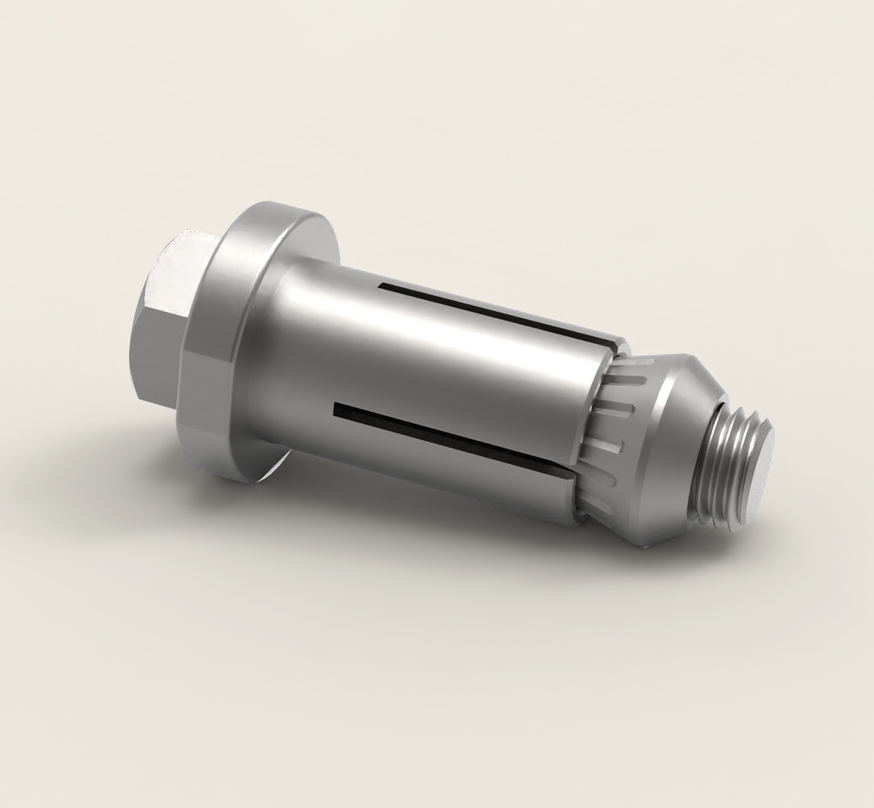
#> input picture design/assets/product-hollobolt.png, 874 x 808 px, shrunk from 1029 x 951 before the run, found by its file name
$ python cutout-renders.py
#> lines starting #> are read from the running program, lines starting #| are printed output that depends on the picture; after the words box and inside, x2 and y2 are one past the last pixel; in counts of white or black regions, pixels touching at a corner belong together
#!/usr/bin/env python3
"""Remove the baked studio bed from product renders -> transparent PNGs.

Approach: a pixel is "bed" if it is bright + low-saturation (the studio bed and
its soft drop-shadow both qualify), and it is only removed if it is CONNECTED to
the image border through other bed pixels. The opaque bolt breaks connectivity,
so interior chrome highlights (also bright/low-sat) are preserved. The alpha is
feathered so the cut edge stays anti-aliased.
"""
import sys
import numpy as np
from PIL import Image
from scipy import ndimage


def cutout(path, out, warm_thresh=5, lum_frac=0.45, feather=1.2):
#> called with path = 'public/assets/product-hollobolt.png', warm_thresh = 5, lum_frac = 0.45, feather = 1.2
    im = Image.open(path).convert("RGB")
    arr = np.asarray(im).astype(np.float32)
    h, w, _ = arr.shape
#> h = 808; w = 874

    border = np.concatenate([arr[0], arr[-1], arr[:, 0], arr[:, -1]])
    bed = np.median(border, axis=0)
#> bed = [236, 232, 223]
    bedlum = bed.mean()
#> bedlum = 230.3

    lum = arr.mean(axis=2)
    warm = arr[:, :, 0] - arr[:, :, 2]  # R-B: the bed/shadow are warm, chrome is not
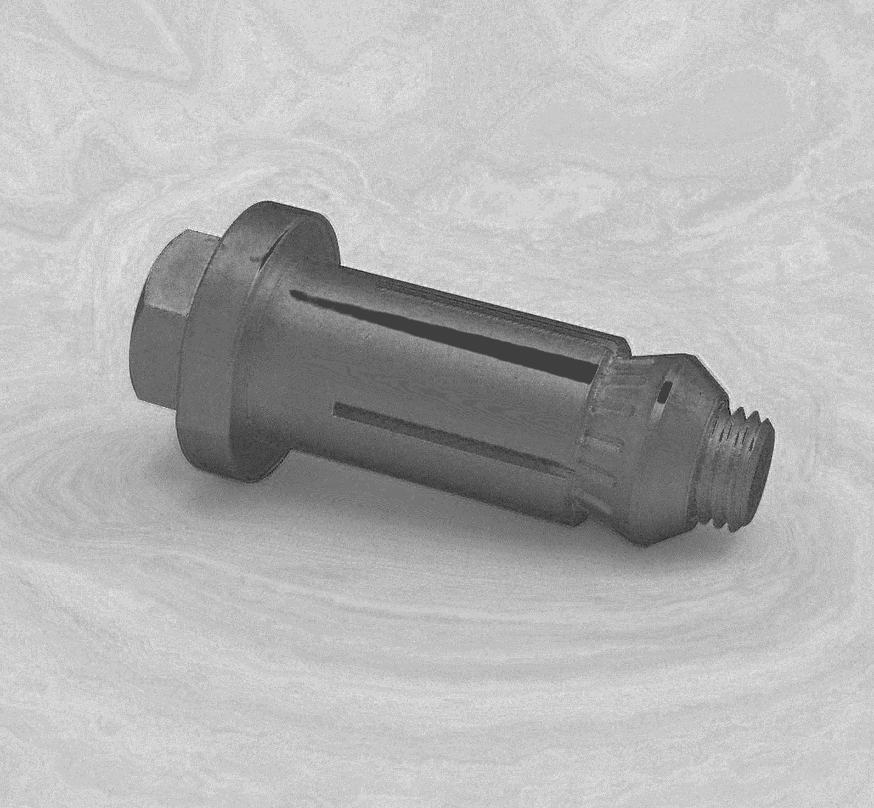
#> warm: shape (808, 874) float32; min -6, max 18, mean 10.97; drawn with min black and max white

    # Bed-like: warm-tinted (bed + its darkened shadow) and not pitch-black, OR
    # essentially bed-bright. Chrome is neutral/cool so it fails the warm test.
    bedness = ((warm > warm_thresh) & (lum > bedlum * lum_frac)) | (lum >= bedlum * 0.99)
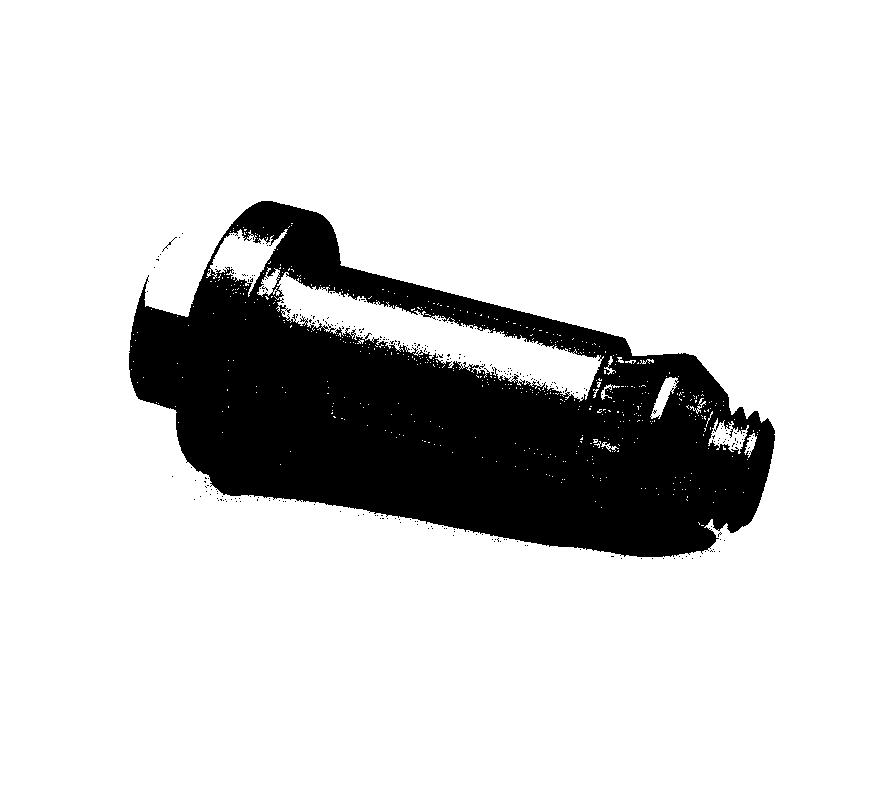
#> bedness: shape (808, 874) bool; 83.2% white; 265 black regions (263 under 20 px), largest, box (x1, y1, x2, y2) and area: (129, 201, 775, 557) 118344, (162, 237, 177, 252) 22

    # Keep only bed regions connected to the border.
    lbl, _ = ndimage.label(bedness)
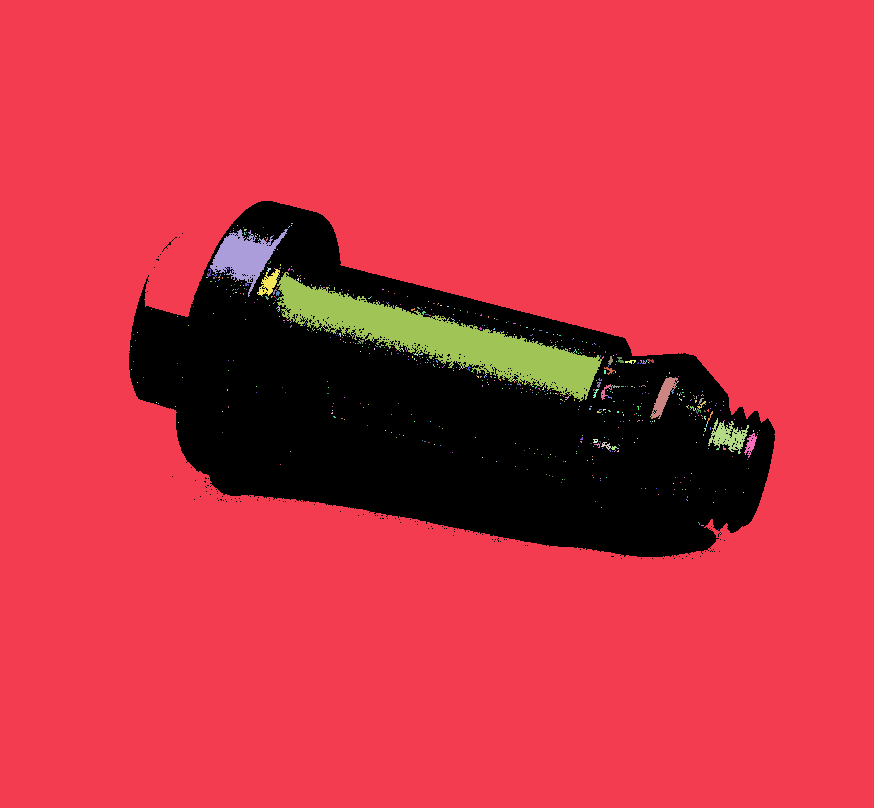
#> lbl: shape (808, 874) int32; 769 distinct labels, from 0 to 768; one colour per label, 0 black
    seeds = np.zeros((h, w), bool)
    seeds[0, :] = seeds[-1, :] = seeds[:, 0] = seeds[:, -1] = True
    border_labels = set(np.unique(lbl[seeds & bedness]))
#> border_labels = 1 item
    border_labels.discard(0)
    bg = np.isin(lbl, list(border_labels))
#> bg: shape (808, 874) bool; 80.7% white; 105 black regions (103 under 20 px), largest, box (x1, y1, x2, y2) and area: (129, 201, 775, 557) 136268, (162, 237, 177, 252) 22

    # Fill any holes in the FOREGROUND mask (so interior bed-ish specks on the
    # bolt don't get punched out), then keep only the main part (drop stray
    # fragments / detached shadow islands).
    fg = ~bg
    fg = ndimage.binary_fill_holes(fg)
    comp, n = ndimage.label(fg)
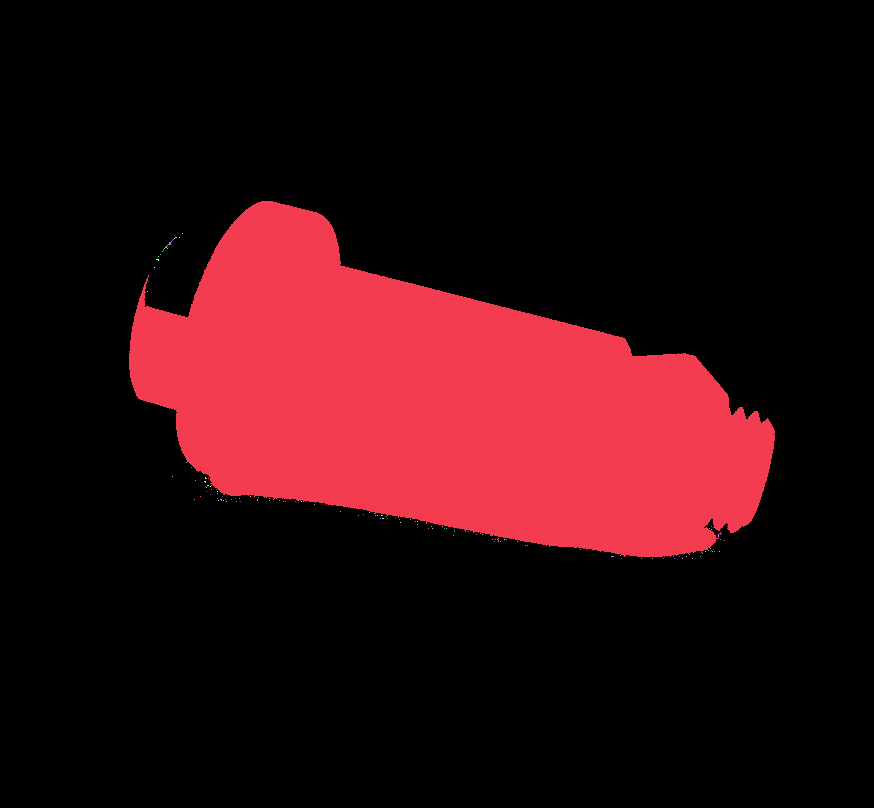
#> comp: shape (808, 874) int32; 140 distinct labels, from 0 to 139; one colour per label, 0 black
#> n = 139
    if n > 1:
        sizes = ndimage.sum(np.ones_like(comp), comp, range(1, n + 1))
#> sizes = 139 values, max 136250 at index 0, min 1 at index 1, mean 981.4
        keep = np.argmax(sizes) + 1
#> keep = 1
        fg = comp == keep
#> fg: shape (808, 874) bool; 19.3% white; 1 white region, box (x1, y1, x2, y2) and area: (129, 201, 775, 557) 136250
        fg = ndimage.binary_fill_holes(fg)

    alpha = np.where(fg, 255.0, 0.0)
    alpha = ndimage.gaussian_filter(alpha, feather)
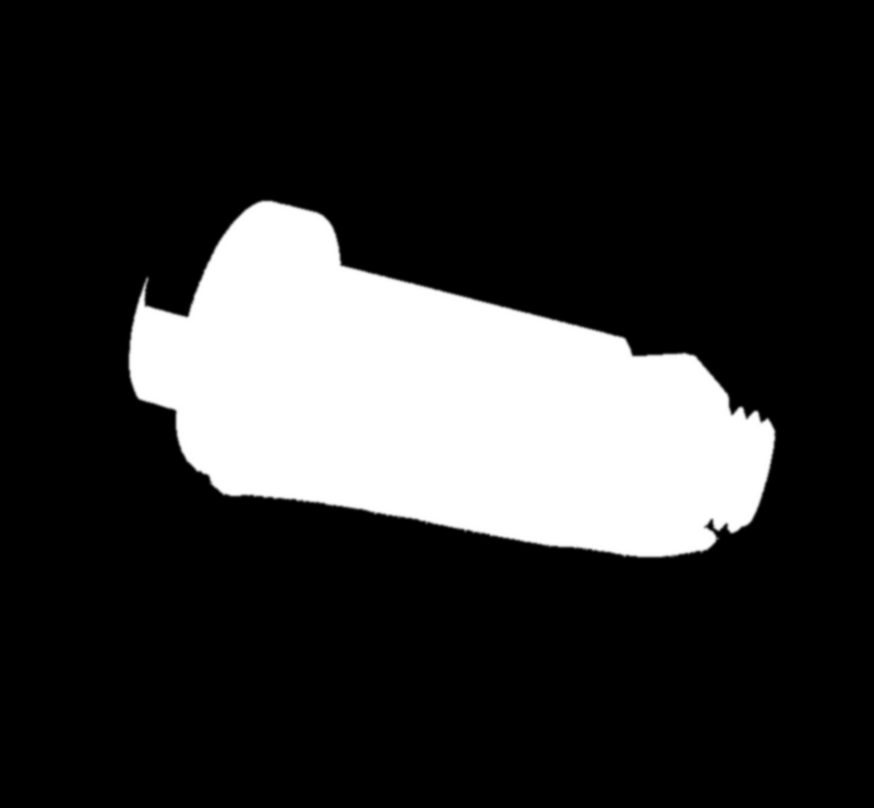
#> alpha: shape (808, 874) float64; min 0, max 255, mean 49.2
    rgba = np.dstack([arr, alpha]).astype(np.uint8)
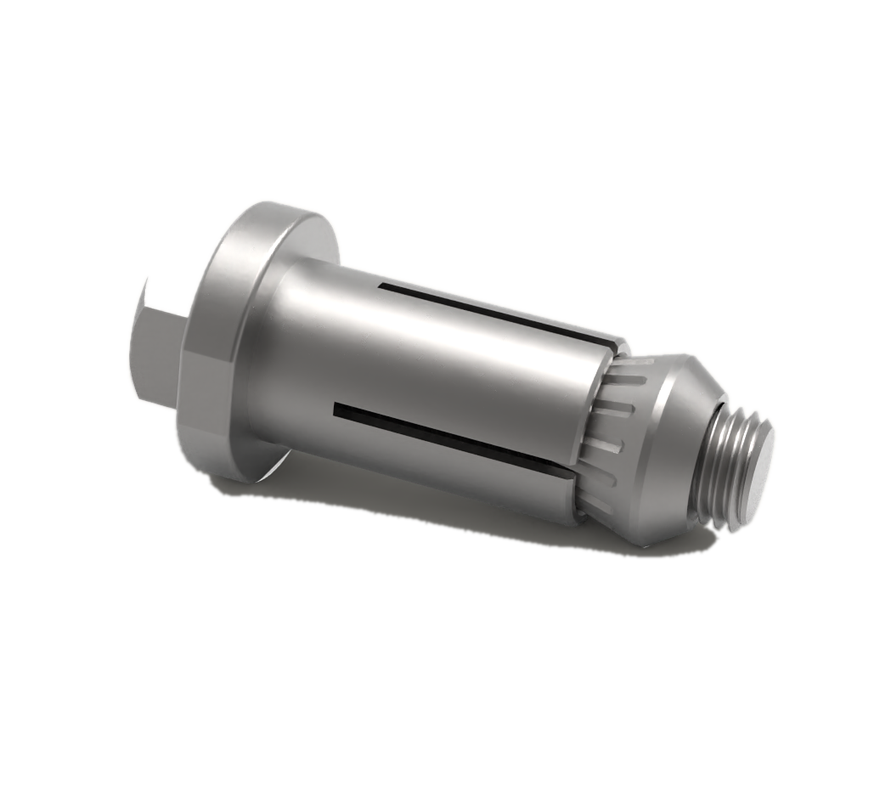
#> rgba: shape (808, 874, 4); mean R, G, B, A 210.4, 206.9, 199.4, 49.2; transparent parts drawn white
    Image.fromarray(rgba, "RGBA").save(out)

    coverage = fg.mean() * 100
#> coverage = 19.29
    print(f"{out}  bed={tuple(int(x) for x in bed)}  fg_coverage={coverage:.1f}%")
#| public/assets/product-hollobolt-cutout.png  bed=(236, 232, 223)  fg_coverage=19.3%


if __name__ == "__main__":
    jobs = [
        ("public/assets/product-hollobolt.png", "public/assets/product-hollobolt-cutout.png"),
        ("public/assets/products/hollo-bolt-hex-head-2.png", "public/assets/products/hollo-bolt-hex-head-2-cutout.png"),
        ("public/assets/products/hollo-bolt-countersunk-2.png", "public/assets/products/hollo-bolt-countersunk-2-cutout.png"),
        ("public/assets/products/hollo-bolt-flush-fit-2.png", "public/assets/products/hollo-bolt-flush-fit-2-cutout.png"),
    ]
    for src, dst in jobs:
#> (the run stopped early here; a loop or call above may not have finished)
